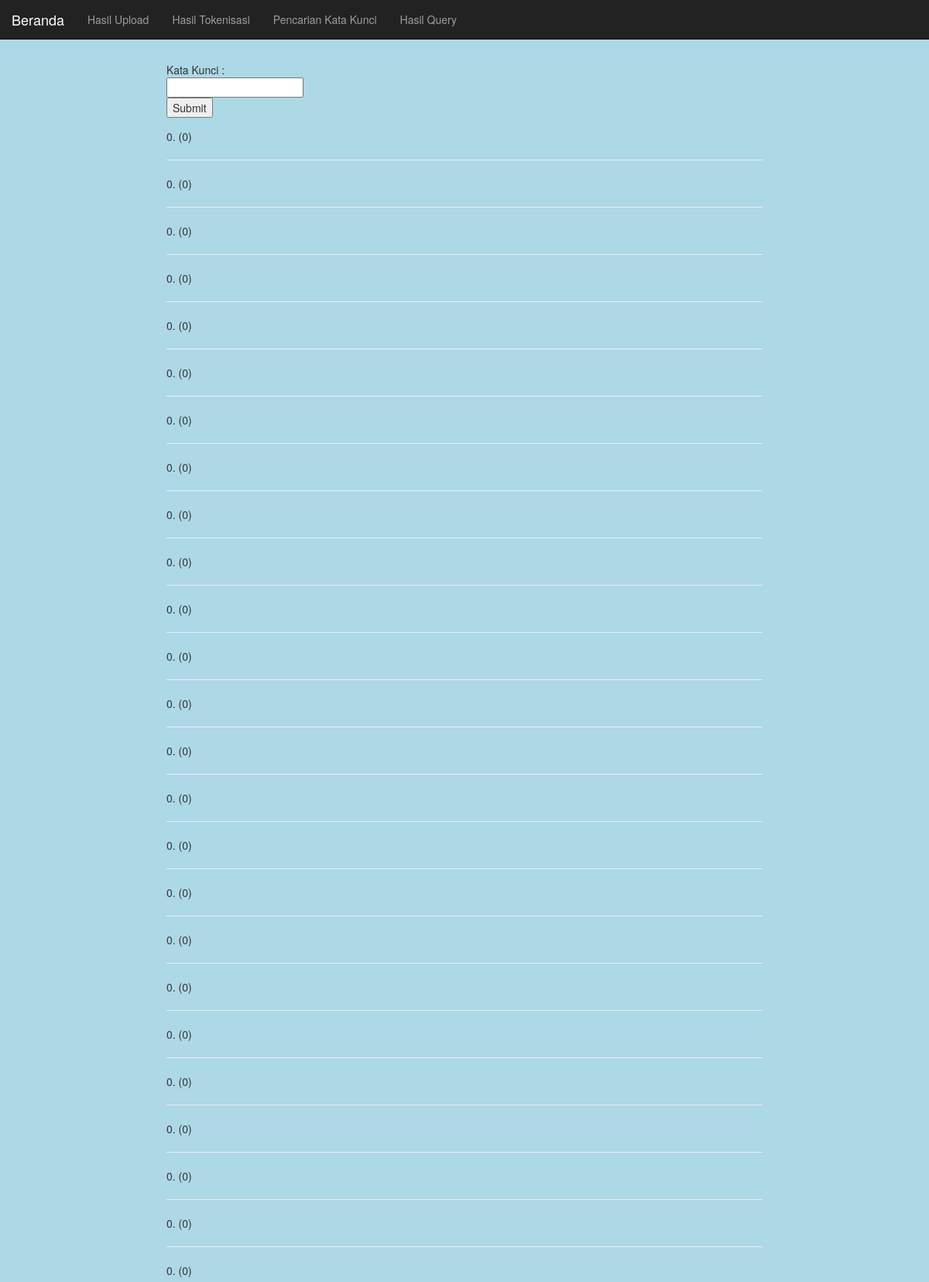
Screenshot of /querytf2.php (upper part) with the database file from the repository.
### tables this page shows
CREATE TABLE `tbcache` (
  `Id` int(11) NOT NULL,
  `Query` varchar(100) NOT NULL,
  `DocId` varchar(150) NOT NULL,
  `Value` float NOT NULL
);

### querytf2.php (the view, shortened to what this page needs)
<html>
<?php include 'navbar.php';?>
<body>
<form enctype="multipart/form-data" method="POST" action="querytf2.php">
Kata Kunci : <br>
  <input type="text" name="keyword"><br>
<input type=submit value=Submit>
</form>
<?php
$keyword=$_POST[keyword];;
$resCache = mysql_query("SELECT *  FROM tbcache WHERE Query = '$keyword' ORDER BY Value DESC");
	$num_rows = mysql_num_rows($resCache);
	if ($num_rows >0) {
		while ($rowCache = mysql_fetch_array($resCache)) {
			$docId = $rowCache['DocId'];
			$sim = $rowCache['Value'];
				$resBerita = mysql_query("SELECT nama_file,deskripsi FROM upload WHERE nama_file = '$docId'");
				$rowBerita = mysql_fetch_array($resBerita);
				$judul = $rowBerita['nama_file'];
				$berita = $rowBerita['deskripsi'];
				print($docId . ". (" . $sim . ") <font color=blue><b><a href=" . $judul . "> </b></font><br />");
				print($berita . "<hr /></a>");
		}
		}
?>

### navbar.php (shortened to what this page needs)
<!DOCTYPE html>
<html lang="en">
<head>
  <link rel="stylesheet" href="https://maxcdn.bootstrapcdn.com/bootstrap/3.3.7/css/bootstrap.min.css">
</head>
<body style="height:1500px" >
<div class="parallax" >
<nav class="navbar navbar-inverse navbar-fixed-top" >
  <div class="container-fluid">
    <div class="navbar-header" positon="center">
      <a class="navbar-brand" href="index.php">Beranda</a>
    </div>
    <ul class="nav navbar-nav">
      <li><a href="upload.php">Hasil Upload</a></li>
      <li><a href="hasil_tokenisasi.php">Hasil Tokenisasi</a></li>
      <li><a href="awalquery.php">Pencarian Kata Kunci</a></li>
      <li><a href="query.php">Hasil Query</a></li>
    </ul>
  </div>
</nav>
<div class="container-fluid text-center">
  <div class="row content">
    <div class="col-sm-8 text-left">
<br>
<br>
<br>
<br>
</body>
</html>

### navbar.php (style rules this page uses)
body { background-color: lightblue; }
.parallax { min-height: 500px; background-attachment: fixed; background-position: center; background-repeat: no-repeat; background-size: cover; }

### rows the page displays
tbcache: DocId "0", Value "0"
tbcache: DocId "0", Value "0"
tbcache: DocId "0", Value "0"
tbcache: DocId "0", Value "0"
tbcache: DocId "0", Value "0"
tbcache: DocId "0", Value "0"
tbcache: DocId "0", Value "0"
tbcache: DocId "0", Value "0"
tbcache: DocId "0", Value "0"
tbcache: DocId "0", Value "0"
tbcache: DocId "0", Value "0"
tbcache: DocId "0", Value "0"
tbcache: DocId "0", Value "0"
tbcache: DocId "0", Value "0"
tbcache: DocId "0", Value "0"
tbcache: DocId "0", Value "0"
tbcache: DocId "0", Value "0"
tbcache: DocId "0", Value "0"
tbcache: DocId "0", Value "0"
tbcache: DocId "0", Value "0"
tbcache: DocId "0", Value "0"
tbcache: DocId "0", Value "0"
tbcache: DocId "0", Value "0"
tbcache: DocId "0", Value "0"
tbcache: DocId "0", Value "0"
